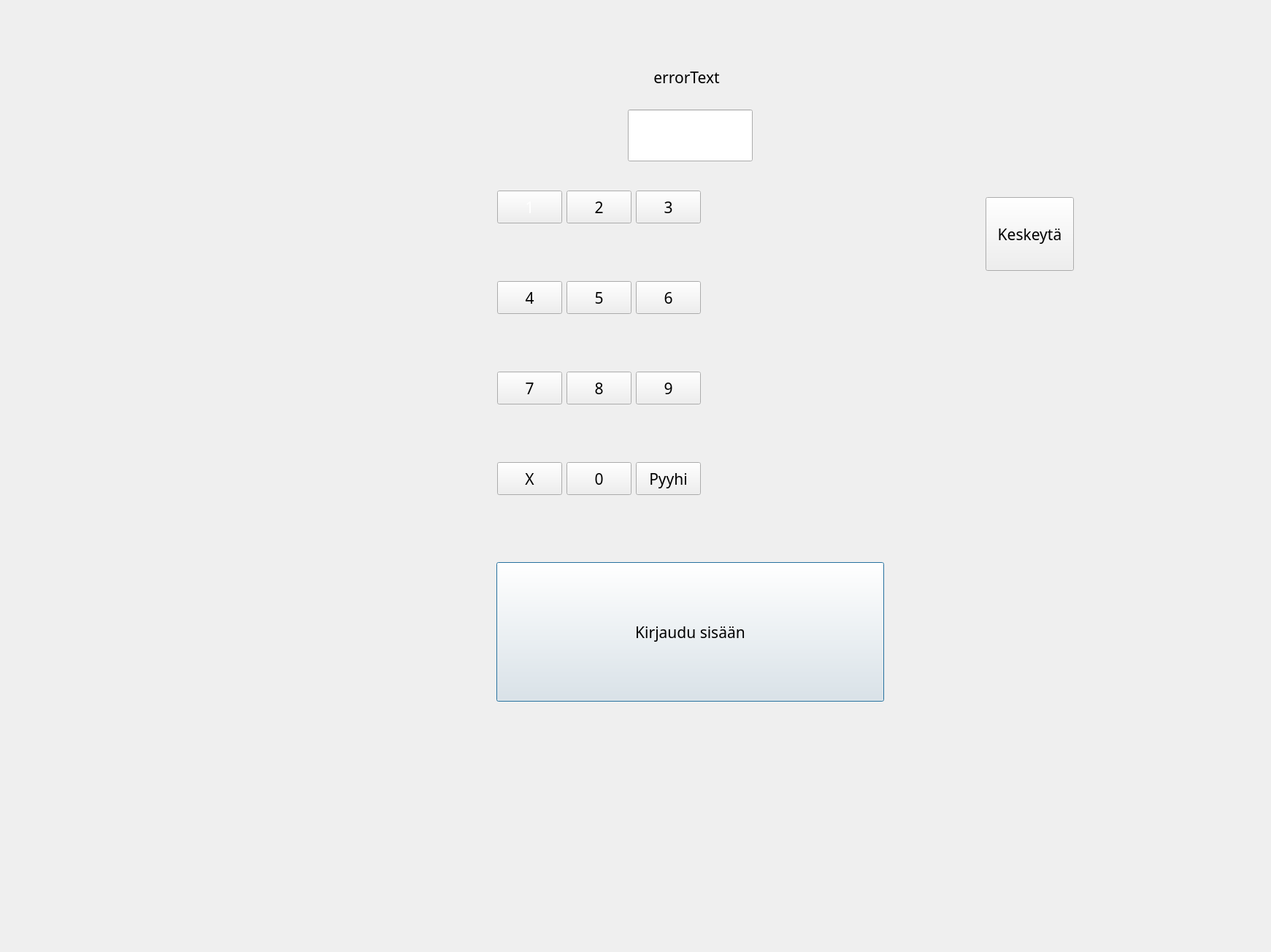
<?xml version="1.0" encoding="UTF-8"?>
<ui version="4.0">
 <class>LoginMotorDialog</class>
 <widget class="QDialog" name="LoginMotorDialog">
  <property name="geometry">
   <rect>
    <x>0</x>
    <y>0</y>
    <width>1741</width>
    <height>1304</height>
   </rect>
  </property>
  <property name="font">
   <font>
    <family>HP Simplified</family>
   </font>
  </property>
  <property name="windowTitle">
   <string>Dialog</string>
  </property>
  <property name="windowOpacity">
   <double>1.000000000000000</double>
  </property>
  <widget class="QPushButton" name="buttonLogin">
   <property name="geometry">
    <rect>
     <x>680</x>
     <y>770</y>
     <width>531</width>
     <height>191</height>
    </rect>
   </property>
   <property name="font">
    <font>
     <pointsize>16</pointsize>
    </font>
   </property>
   <property name="text">
    <string>Kirjaudu sisään</string>
   </property>
  </widget>
  <widget class="QLineEdit" name="lineEditPW">
   <property name="geometry">
    <rect>
     <x>860</x>
     <y>150</y>
     <width>171</width>
     <height>71</height>
    </rect>
   </property>
   <property name="font">
    <font>
     <pointsize>25</pointsize>
    </font>
   </property>
   <property name="text">
    <string/>
   </property>
   <property name="echoMode">
    <enum>QLineEdit::Password</enum>
   </property>
   <property name="alignment">
    <set>Qt::AlignCenter</set>
   </property>
  </widget>
  <widget class="QLabel" name="labelErrorText">
   <property name="geometry">
    <rect>
     <x>680</x>
     <y>80</y>
     <width>521</width>
     <height>51</height>
    </rect>
   </property>
   <property name="font">
    <font>
     <pointsize>16</pointsize>
    </font>
   </property>
   <property name="text">
    <string>errorText</string>
   </property>
   <property name="alignment">
    <set>Qt::AlignCenter</set>
   </property>
  </widget>
  <widget class="QPushButton" name="buttonCancelLogin">
   <property name="geometry">
    <rect>
     <x>1350</x>
     <y>270</y>
     <width>121</width>
     <height>101</height>
    </rect>
   </property>
   <property name="font">
    <font>
     <pointsize>16</pointsize>
    </font>
   </property>
   <property name="styleSheet">
    <string notr="true"/>
   </property>
   <property name="text">
    <string>Keskeytä</string>
   </property>
  </widget>
  <widget class="QPushButton" name="buttonNumpad2">
   <property name="geometry">
    <rect>
     <x>776</x>
     <y>261</y>
     <width>89</width>
     <height>45</height>
    </rect>
   </property>
   <property name="font">
    <font>
     <pointsize>16</pointsize>
    </font>
   </property>
   <property name="text">
    <string>2</string>
   </property>
  </widget>
  <widget class="QPushButton" name="buttonNumpad1">
   <property name="geometry">
    <rect>
     <x>681</x>
     <y>261</y>
     <width>89</width>
     <height>45</height>
    </rect>
   </property>
   <property name="font">
    <font>
     <pointsize>16</pointsize>
    </font>
   </property>
   <property name="styleSheet">
    <string notr="true">color: rgb(255, 255, 255);</string>
   </property>
   <property name="text">
    <string>1</string>
   </property>
  </widget>
  <widget class="QPushButton" name="buttonNumpad3">
   <property name="geometry">
    <rect>
     <x>871</x>
     <y>261</y>
     <width>89</width>
     <height>45</height>
    </rect>
   </property>
   <property name="font">
    <font>
     <pointsize>16</pointsize>
    </font>
   </property>
   <property name="text">
    <string>3</string>
   </property>
  </widget>
  <widget class="QPushButton" name="buttonNumpad7">
   <property name="geometry">
    <rect>
     <x>681</x>
     <y>509</y>
     <width>89</width>
     <height>45</height>
    </rect>
   </property>
   <property name="font">
    <font>
     <pointsize>16</pointsize>
    </font>
   </property>
   <property name="text">
    <string>7</string>
   </property>
  </widget>
  <widget class="QPushButton" name="buttonNumpad8">
   <property name="geometry">
    <rect>
     <x>776</x>
     <y>509</y>
     <width>89</width>
     <height>45</height>
    </rect>
   </property>
   <property name="font">
    <font>
     <pointsize>16</pointsize>
    </font>
   </property>
   <property name="text">
    <string>8</string>
   </property>
  </widget>
  <widget class="QPushButton" name="buttonNumpad9">
   <property name="geometry">
    <rect>
     <x>871</x>
     <y>509</y>
     <width>89</width>
     <height>45</height>
    </rect>
   </property>
   <property name="font">
    <font>
     <pointsize>16</pointsize>
    </font>
   </property>
   <property name="text">
    <string>9</string>
   </property>
  </widget>
  <widget class="QPushButton" name="buttonNumpad5">
   <property name="geometry">
    <rect>
     <x>776</x>
     <y>385</y>
     <width>89</width>
     <height>45</height>
    </rect>
   </property>
   <property name="font">
    <font>
     <pointsize>16</pointsize>
    </font>
   </property>
   <property name="text">
    <string>5</string>
   </property>
  </widget>
  <widget class="QPushButton" name="buttonNumpad4">
   <property name="geometry">
    <rect>
     <x>681</x>
     <y>385</y>
     <width>89</width>
     <height>45</height>
    </rect>
   </property>
   <property name="font">
    <font>
     <pointsize>16</pointsize>
    </font>
   </property>
   <property name="text">
    <string>4</string>
   </property>
  </widget>
  <widget class="QPushButton" name="buttonNumpad6">
   <property name="geometry">
    <rect>
     <x>871</x>
     <y>385</y>
     <width>89</width>
     <height>45</height>
    </rect>
   </property>
   <property name="font">
    <font>
     <pointsize>16</pointsize>
    </font>
   </property>
   <property name="text">
    <string>6</string>
   </property>
  </widget>
  <widget class="QPushButton" name="buttonNumpadClear">
   <property name="geometry">
    <rect>
     <x>871</x>
     <y>633</y>
     <width>89</width>
     <height>45</height>
    </rect>
   </property>
   <property name="font">
    <font>
     <pointsize>16</pointsize>
    </font>
   </property>
   <property name="text">
    <string>Pyyhi</string>
   </property>
  </widget>
  <widget class="QPushButton" name="buttonNumpad0">
   <property name="geometry">
    <rect>
     <x>776</x>
     <y>633</y>
     <width>89</width>
     <height>45</height>
    </rect>
   </property>
   <property name="font">
    <font>
     <pointsize>16</pointsize>
    </font>
   </property>
   <property name="text">
    <string>0</string>
   </property>
  </widget>
  <widget class="QPushButton" name="buttonNumpadNoUse1">
   <property name="enabled">
    <bool>true</bool>
   </property>
   <property name="geometry">
    <rect>
     <x>681</x>
     <y>633</y>
     <width>89</width>
     <height>45</height>
    </rect>
   </property>
   <property name="font">
    <font>
     <pointsize>16</pointsize>
    </font>
   </property>
   <property name="text">
    <string>X</string>
   </property>
  </widget>
 </widget>
 <resources/>
 <connections/>
</ui>
